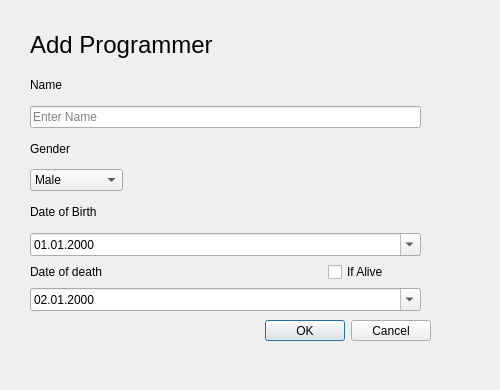
<?xml version="1.0" encoding="UTF-8"?>
<ui version="4.0">
 <class>addProgrammer</class>
 <widget class="QDialog" name="addProgrammer">
  <property name="geometry">
   <rect>
    <x>0</x>
    <y>0</y>
    <width>500</width>
    <height>390</height>
   </rect>
  </property>
  <property name="windowTitle">
   <string>Dialog</string>
  </property>
  <widget class="QDialogButtonBox" name="buttonBox">
   <property name="geometry">
    <rect>
     <x>90</x>
     <y>320</y>
     <width>341</width>
     <height>21</height>
    </rect>
   </property>
   <property name="orientation">
    <enum>Qt::Horizontal</enum>
   </property>
   <property name="standardButtons">
    <set>QDialogButtonBox::Cancel|QDialogButtonBox::Ok</set>
   </property>
  </widget>
  <widget class="QWidget" name="layoutWidget_2">
   <property name="geometry">
    <rect>
     <x>30</x>
     <y>70</y>
     <width>391</width>
     <height>241</height>
    </rect>
   </property>
   <layout class="QGridLayout" name="gridLayout">
    <item row="5" column="2" colspan="2">
     <widget class="QLabel" name="label_age_error">
      <property name="text">
       <string/>
      </property>
     </widget>
    </item>
    <item row="5" column="0" colspan="2">
     <widget class="QLabel" name="birth_label">
      <property name="text">
       <string>Date of Birth</string>
      </property>
     </widget>
    </item>
    <item row="1" column="0" colspan="4">
     <widget class="QLineEdit" name="inputName">
      <property name="placeholderText">
       <string>Enter Name</string>
      </property>
     </widget>
    </item>
    <item row="6" column="0" colspan="4">
     <widget class="QDateEdit" name="inputDateOfBirth">
      <property name="focusPolicy">
       <enum>Qt::WheelFocus</enum>
      </property>
      <property name="locale">
       <locale language="English" country="UnitedStates"/>
      </property>
      <property name="currentSection">
       <enum>QDateTimeEdit::DaySection</enum>
      </property>
      <property name="displayFormat">
       <string>dd.MM.yyyy</string>
      </property>
      <property name="calendarPopup">
       <bool>true</bool>
      </property>
      <property name="date">
       <date>
        <year>2000</year>
        <month>1</month>
        <day>1</day>
       </date>
      </property>
     </widget>
    </item>
    <item row="7" column="0" colspan="2">
     <widget class="QLabel" name="death_label">
      <property name="text">
       <string>Date of death</string>
      </property>
     </widget>
    </item>
    <item row="8" column="0" colspan="4">
     <widget class="QDateEdit" name="inputDateOfDeath">
      <property name="locale">
       <locale language="English" country="UnitedStates"/>
      </property>
      <property name="displayFormat">
       <string>dd.MM.yyyy</string>
      </property>
      <property name="calendarPopup">
       <bool>true</bool>
      </property>
      <property name="date">
       <date>
        <year>2000</year>
        <month>1</month>
        <day>2</day>
       </date>
      </property>
     </widget>
    </item>
    <item row="3" column="0">
     <widget class="QComboBox" name="comboGender">
      <item>
       <property name="text">
        <string>Male</string>
       </property>
      </item>
      <item>
       <property name="text">
        <string>Female</string>
       </property>
      </item>
     </widget>
    </item>
    <item row="2" column="0" colspan="4">
     <widget class="QLabel" name="gender_label">
      <property name="text">
       <string>Gender</string>
      </property>
      <property name="alignment">
       <set>Qt::AlignLeading|Qt::AlignLeft|Qt::AlignVCenter</set>
      </property>
     </widget>
    </item>
    <item row="0" column="0" colspan="2">
     <widget class="QLabel" name="first_name_label">
      <property name="text">
       <string>Name</string>
      </property>
     </widget>
    </item>
    <item row="0" column="2" colspan="2">
     <widget class="QLabel" name="label_error_first_name">
      <property name="text">
       <string/>
      </property>
     </widget>
    </item>
    <item row="7" column="3">
     <widget class="QCheckBox" name="checkBox_Alive">
      <property name="text">
       <string>If Alive</string>
      </property>
     </widget>
    </item>
   </layout>
  </widget>
  <widget class="QLabel" name="label_addScientistTitle">
   <property name="geometry">
    <rect>
     <x>30</x>
     <y>20</y>
     <width>361</width>
     <height>51</height>
    </rect>
   </property>
   <property name="text">
    <string>&lt;html&gt;&lt;head/&gt;&lt;body&gt;&lt;p&gt;&lt;span style=&quot; font-size:18pt;&quot;&gt;Add Programmer&lt;/span&gt;&lt;/p&gt;&lt;/body&gt;&lt;/html&gt;</string>
   </property>
  </widget>
 </widget>
 <resources/>
 <connections/>
</ui>
